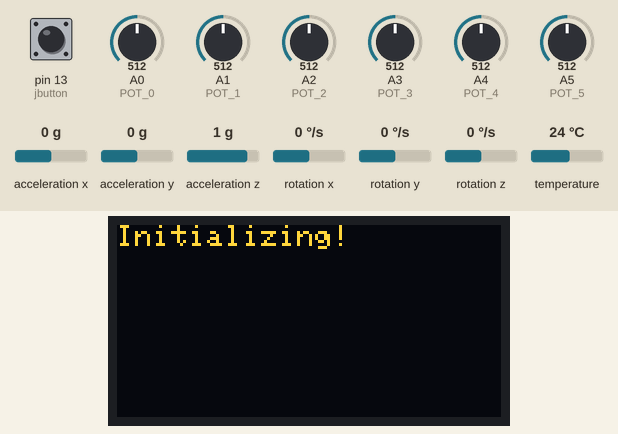
Simulated run of this sketch. Board: Arduino Uno, built with avr-gcc and run on an emulated ATmega328P. Shown: 128×64 one-colour display. Inputs (shaded band) come from the test bench; at power-on: pin 13 (jbutton) HIGH, A0 (POT_0) = 512, A1 (POT_1) = 512, A2 (POT_2) = 512, A3 (POT_3) = 512, A4 (POT_4) = 512, A5 (POT_5) = 512, acceleration x 0 g, acceleration y 0 g, acceleration z 1 g, rotation x 0 °/s, rotation y 0 °/s, rotation z 0 °/s, temperature 24 °C. The OLED is the two-colour kind (top 16 rows yellow); random numbers use the default seed unless the sketch sets one; what the sketch prints to the serial monitor is not drawn.

Above: at 2.7 s.
2.8 s: pin 13 (jbutton) pulled LOW for 0.15 s
At 2.97 s:
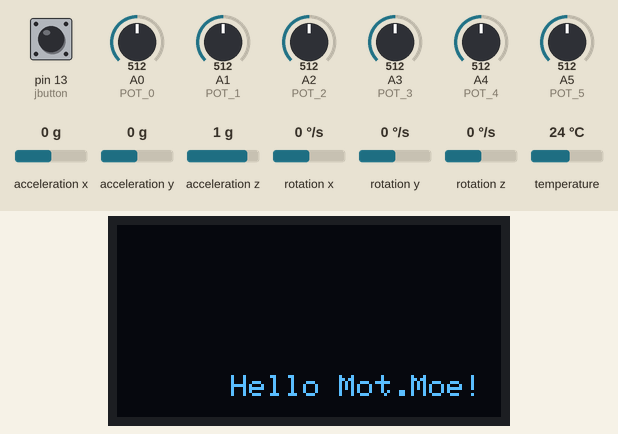
At 3.41 s:
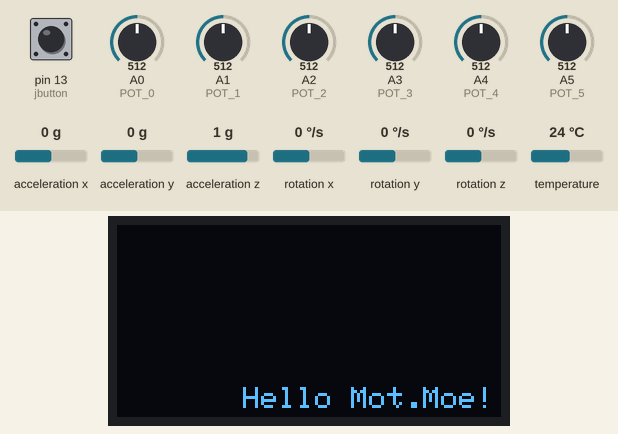
Timing chart, 0 to 5.8 s (numbered marks = the images above; inputs shaded):
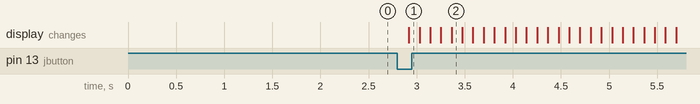

Measured:
- after the input at 2.8 s, the display: changes after 0.12 s (image 1)

The sketch:

command.ino
```cpp
/*********
 Mot.Moe command center
*********/

#define HAS_DISPLAY true
#define HAS_SERVOS false
#define HAS_GYRO true
#define HAS_RADIO false
#define HAS_IR false
#define HAS_CONTROLS true


/*********
 Include library files
  +Pin assignments
*********/

//#include <SPI.h>
//#include <Wire.h> // I2C

#if HAS_DISPLAY
  #include <Adafruit_SSD1306.h> // OLED Screen
#endif

#if HAS_SERVOS
  #include <Adafruit_PWMServoDriver.h> // Servos
#endif

#if HAS_GYRO
  #include <Adafruit_MPU6050.h> // Gyro
  #include <Adafruit_Sensor.h>
  #include <Wire.h>
#endif

#if HAS_RADIO
  #include <RH_ASK.h> // Transmit radio
#endif

#if HAS_IR
  #include <IRremote.h> // Infrared remote
#endif

#if HAS_CONTROLS
  const uint8_t POT_0 = A0;
  const uint8_t POT_1 = A1;
  const uint8_t POT_2 = A2;
  const uint8_t POT_3 = A3;
  const uint8_t POT_4 = A4;
  const uint8_t POT_5 = A5;
#endif


/*********
 Initialize components
*********/

// DISPLAY
#if HAS_DISPLAY
  bool displayEnabled = true;
  #define SCREEN_WIDTH 128
  #define SCREEN_HEIGHT 64
  #define SCREEN_ADDRESS 0x3C
  Adafruit_SSD1306 display(SCREEN_WIDTH, SCREEN_HEIGHT, &Wire, -1);
#endif
String activePage = "boot";

// SERVOS
#if HAS_SERVOS
  #define PWM_FREQ 50 // PWM Frequency (hz)
  #define PWM_MIN 750 // minimum pulse width (1ms?)
  #define PWM_MAX 2250 // maximum pulse width (2ms?)
  Adafruit_PWMServoDriver servos = Adafruit_PWMServoDriver();
#endif

// GYRO
#if HAS_GYRO
  // 3v/5v
  // SCL/SDA
  Adafruit_MPU6050 mpu;
#endif

// RADIO
#if HAS_RADIO
  // ESP8266MOD
  const int TX_PIN = 12;//d6
  const int RX_PIN = 14;//d5
  RH_ASK driver(2000, RX_PIN, TX_PIN, 0);
#endif

// IR REMOTE
#if HAS_IR
  IRrecv receiver(4);
  String button, buttonPrev;
#endif

// CONTROL (inputs)
struct Control {
  int p0;
  int p1;
  int p2;
  int p3;
  int p4;
  int p5;
  bool b0;
  bool b1;
  bool b2;
};
struct Control ctrl =
  {0,0,0,0,0,0, false, false, false};

// STATE (aspects)
struct State {
  float ax;
  float ay;
  float az;
  float gx;
  float gy;
  float gz;
  int t;
};
struct State state =
  {1,1,1,1,1,1,1};


//const int switch_on = 9, switch_off = 10;//sd2, sd3
//int dat[3];

const int jbutton = 13;
const int b1 = 0;
const int b2 = 1;


/*********
 Setup
*********/

void setup()
{
  Serial.begin(115200);
//sendData("AT+CIOBAUD=9600\r\n", 2000, TRUE);
//  Serial.begin(9600);
//  if (!driver.init())
//    Serial.println("init !");


  // DISPLAY
  #if HAS_DISPLAY
    display.setRotation(2); // 180deg flip
    display.begin(SSD1306_SWITCHCAPVCC, SCREEN_ADDRESS);
    display.setTextSize(1);
    display.setTextColor(WHITE);
    renderPage(activePage);
    delay(1500);
  #endif

  // SERVOS
  #if HAS_SERVOS
    servos.begin();
    servos.setPWMFreq(60);
  #endif
//    display.setCursor(1,2);
//    display.print("hello mot.moe!");
//  pinMode(switch_on, INPUT);
//  pinMode(switch_off, INPUT);
pinMode(jbutton, INPUT_PULLUP);
pinMode(b1, INPUT_PULLUP);
pinMode(b2, INPUT_PULLUP);
//digitalWrite(POT_1, LOW);
//digitalWrite(POT_2, LOW);
//pinMode(POT_1, OUTPUT);
//pinMode(POT_2, OUTPUT);
//
////
//
  // IR Remote
  #if HAS_IR
    lcd.setCursor(0,0);
    lcd.print("Receiving");
    receiver.enableIRIn();
  #endif

  // Gyro
  #if HAS_GYRO

//    byte gyro = mpu.begin();
  if (!mpu.begin()){
    Serial.println("fail");
    while(1){
      delay(10);
      } // Wait for successful connection (0)

  }
  Serial.println("found!");


    mpu.setAccelerometerRange(MPU6050_RANGE_8_G); // 2 < 4 < 8 < 16 +-G
    mpu.setGyroRange(MPU6050_RANGE_500_DEG); // 250 < 500 < 1000 < 2000 deg/s
    mpu.setFilterBandwidth(MPU6050_BAND_5_HZ); // 5, 10, 21, 44, 94, 184, 260 HZ
    renderPage(activePage);
  Serial.println(mpu.getAccelerometerRange());
  Serial.println(mpu.getGyroRange());
      Serial.println(mpu.getFilterBandwidth());

  #endif


//  Serial.println("Setup complete!");
//  delay(333);

}


/*********
 Main
*********/

void loop()
{


//  dat[0] = analogRead(POT_0);
//  dat[1]=0;
//  dat[2]=0;
//  if (digitalRead(switch_on) == HIGH){
//    dat[1] = 1;
//  }
//  if (digitalRead(switch_off) == HIGH){
//    dat[2] = 1;
//  }
//  driver.send((uint8_t *)&dat, sizeof(dat));
//  driver.waitPacketSent();

if (digitalRead(jbutton) == LOW){
  ctrl.b0 = true;
    activePage = "idle";

} else {
  ctrl.b0 = false;
}

if (digitalRead(b1) == LOW){
  ctrl.b1 = true;
  activePage = "idle";
} else {
  ctrl.b1 = false;
}
if (digitalRead(b2) == LOW){
  ctrl.b2 = true;
  activePage = "diag";
} else {
  ctrl.b2 = false;
}
//delay(600);

// IR Remote
//  if (receiver.decode()){
////      Serial.println(button);
//      Serial.println(receiver.decodedIRData.decodedRawData);
//  }

  #if HAS_GYRO
    sensors_event_t a, g, temp;
    mpu.getEvent(&a, &g, &temp);
    Serial.println(a.acceleration.x);

    state.ax = a.acceleration.x;
    state.ay = a.acceleration.y;
    state.az = a.acceleration.z;
    state.gx = g.gyro.x;
    state.gy = g.gyro.y;
    state.gz = g.gyro.z;
    state.t = int(temp.temperature);
  #endif
//
//  digitalWrite(POT_1, HIGH);
//  delay(100);
//  Serial.print("pot1: ");
//  Serial.println(analogRead(POT_0));
////  digitalWrite(POT_1, LOW);
////  delay(600);
////
////  digitalWrite(POT_2, HIGH);
  delay(80);
  ctrl.p0 = analogRead(POT_0);
  ctrl.p1 = analogRead(POT_1);
  ctrl.p2 = analogRead(POT_2);
  ctrl.p3 = analogRead(POT_3);
  ctrl.p4 = analogRead(POT_4);
  ctrl.p5 = analogRead(POT_5);
//  Serial.print("pot2: ");
//  Serial.println(analogRead(POT_1));
//    Serial.print("pot3: ");
//  Serial.println(analogRead(POT_2));
//    Serial.print("pot4: ");
//  Serial.println(analogRead(POT_3));
//  Serial.print("pot5: ");
//  Serial.println(analogRead(POT_4));
//    Serial.print("pot6: ");
//  Serial.println(analogRead(POT_5));
//  digitalWrite(POT_2, LOW);
  #if HAS_DISPLAY
    renderPage(activePage);
  #endif
}
```

display.ino
```cpp
/*********
 Mot.Moe command center
 OLED Display
*********/

#if HAS_DISPLAY
  const uint8_t IDLE_EXTENT_X = SCREEN_WIDTH - 85;
  const uint8_t IDLE_EXTENT_Y = SCREEN_HEIGHT - 8;
  uint8_t idleX = random(IDLE_EXTENT_X);
  uint8_t idleY = random(IDLE_EXTENT_Y);
  uint8_t idleXV = 1;
  uint8_t idleYV = 1;
#endif

void renderPage(String page){
  #if HAS_DISPLAY

//    Serial.println(page);
    display.clearDisplay();
    if (page == "boot"){
      display.setCursor(0,0);
      display.print(F("Initializing!"));
  //    display.display();
    }

    if (page == "diag"){
      // POTENTIOMETERS
      display.setCursor(0, 0);
      display.print("p0:");
  //display.print("p0:                  p1:                  p2:                  p3:                  p4:                  p5:");
      display.setCursor(20, 0);
      display.print(ctrl.p0);

      display.setCursor(0, 10);
      display.print("p1:");
      display.setCursor(20, 10);
      display.print(ctrl.p1);

      display.setCursor(0, 20);
      display.print("p2:");
      display.setCursor(20, 20);
      display.print(ctrl.p2);

      display.setCursor(0, 30);
      display.print("p3:");
      display.setCursor(20, 30);
      display.print(ctrl.p3);

      display.setCursor(0, 40);
      display.print("p4:");
      display.setCursor(20, 40);
      display.print(ctrl.p4);

      display.setCursor(0, 50);
      display.print("p5:");
      display.setCursor(20, 50);
      display.print(ctrl.p5);

      // BUTTONS
      display.setCursor(50, 0);
      display.print("b0:");
      display.setCursor(70, 0);
      display.print(ctrl.b0);

      display.setCursor(50, 10);
      display.print("b1:");
      display.setCursor(70, 10);
      display.print(ctrl.b1);

      display.setCursor(50, 20);
      display.print("b2:");
      display.setCursor(70, 20);
      display.print(ctrl.b2);

      // GYROMETER
      display.setCursor(84,0);
      display.print("x:");
      display.setCursor(96,0);
      display.print(state.gx);

      display.setCursor(84,10);
      display.print("y:");
      display.setCursor(96,10);
      display.print(state.gy);

      display.setCursor(84,20);
      display.print("z:");
      display.setCursor(96,20);
      display.print(state.gz);

      // ACCELEROMETER
      display.setCursor(84,40);
      display.print("x:");
      display.setCursor(96,40);
      display.print(state.ax);

      display.setCursor(84,50);
      display.print("y:");
      display.setCursor(96,50);
      display.print(state.ay);

      display.setCursor(84,60);
      display.print("z:");
      display.setCursor(96,60);
      display.print(state.az);

      // TEMPERATURE
      display.setCursor(84,30);
      display.print("C:");
      display.setCursor(96,30);
      display.print(state.t);
    }


    if (page == "idle"){
      if (idleX > IDLE_EXTENT_X || idleX < 1){
        idleXV *= -1;
      }
      if (idleY > IDLE_EXTENT_Y || idleY < 1){
        idleYV *= -1;
      }
      idleX += idleXV;
      idleY += idleYV;
      display.setCursor(idleX, idleY);
      display.println(F("Hello Mot.Moe!"));
    }


    if (page == "run"){

    }
    display.display();
  #endif
}
```
